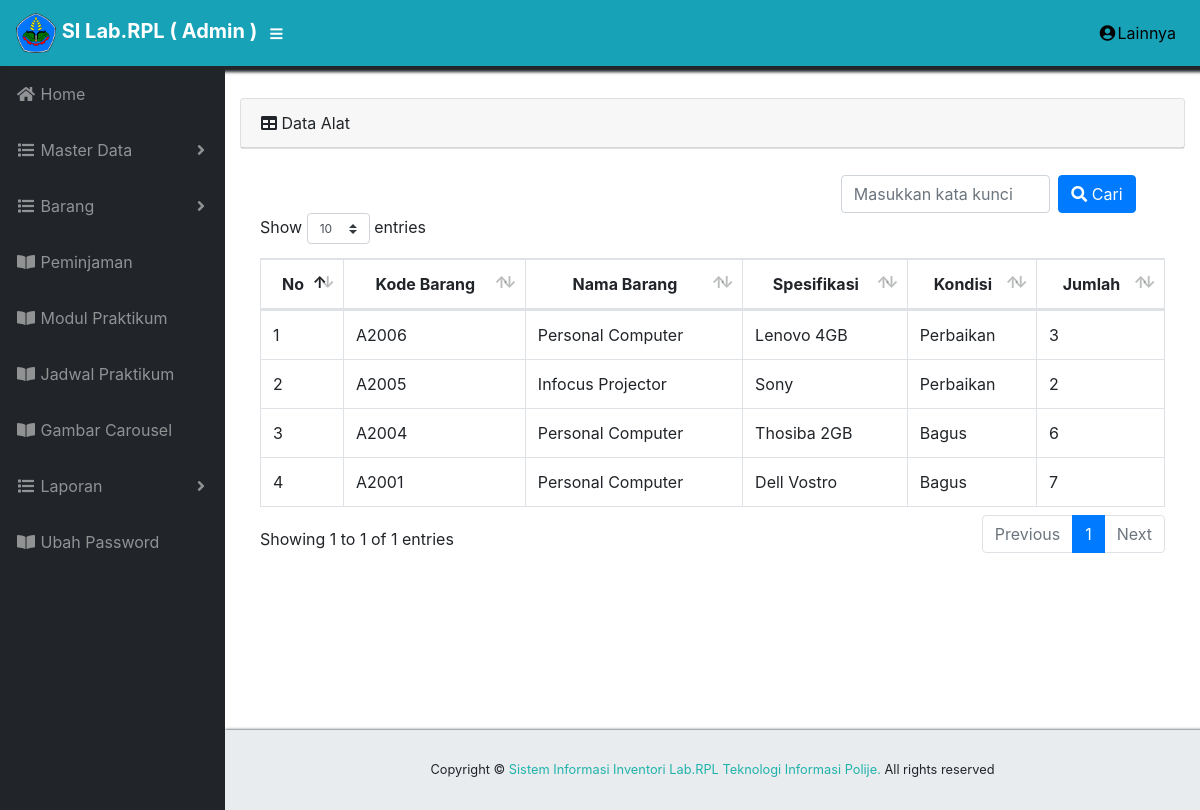
Page /index.php/admin/c_alat on the committed database.
### tables this page shows
CREATE TABLE `tb_alat` (
  `id_alat` int(11) NOT NULL,
  `kode_barang` varchar(30) NOT NULL,
  `nama_barang` varchar(30) NOT NULL,
  `id_spesifikasi` int(11) NOT NULL,
  `id_kondisi` int(11) NOT NULL,
  `jumlah` int(11) NOT NULL
);

CREATE TABLE `tb_spesifikasi` (
  `id_spesifikasi` int(11) NOT NULL,
  `spesifikasi` varchar(30) NOT NULL
);

CREATE TABLE `kondisi_barang` (
  `id_kondisi` int(11) NOT NULL,
  `kondisi` varchar(30) NOT NULL
);

### application/controllers/admin/C_alat.php (called while the page is built, shortened)
<?php
class C_alat extends CI_Controller {
    public function __construct(){
    $this->load->model("m_alat");
    $this->load->library('form_validation');
    $this->load->library('session');
    }
    public function index(){
      $data["tb_alat"] = $this->m_alat->index();
      $this->load->view("admin/v_alat", $data);
    }
    }

### index.php (called while the page is built, shortened)
<?php
require_once BASEPATH.'core/CodeIgniter.php';

### application/models/M_alat.php (called while the page is built, shortened)
<?php defined('BASEPATH') OR exit('No direct script access allowed');
class M_alat extends CI_Model {
    public function index(){
      $this->db->select('*');
      $this->db->from  ('tb_alat');
      $this->db->join  ('tb_spesifikasi', 'tb_spesifikasi.id_spesifikasi = tb_alat.id_spesifikasi');
      $this->db->join  ('kondisi_barang', 'kondisi_barang.id_kondisi = tb_alat.id_kondisi');
      $this->db->order_by('id_alat', 'desc');
        $query= $this->db->get();
        return $query->result();
    }
}

### application/views/admin/v_alat.php (the view, shortened to what this page needs)
 <!DOCTYPE html>
<html lang="en">
 <div id="content-wrapper">
      <div class="container-fluid">
	<div class="card mb-3">
    <div class="card-header">
    <i class="fas fa-table"></i>
	 Data Alat
	</div>
    </div>
	 <?php echo form_open('admin/c_alat/search') ?>
     <div class="row float-right"  style="padding-left: 35px; padding-top: 10px;">
    <input type="text" name="keyword" class="col-md-7 mr-2 form-control" placeholder="Masukkan kata kunci">
    <button type="submit" name="search_submit" class="btn btn-primary"><i class="fas fa-search" ></i> Cari</button>
  <?php echo form_close() ?>
	</div>
		<div class="card-body">
				<div class="table-responsive mt-2">
					<table class="table table-bordered" id="dataTable" width="100%" cellspacing="0">
						<thead >
							<tr>
								<th style="text-align: center">No</th>
								<th style="text-align: center" >Kode Barang</th>
								<th style="text-align: center" >Nama Barang</th>
								<th style="text-align: center" >Spesifikasi</th>
								<th style="text-align: center" >Kondisi</th>
								<th style="text-align: center">Jumlah</th>
							</tr>
						</thead>
			    	<?php $no=1; foreach ( $tb_alat as $masuk ) :?>
							<tbody>
								<tr>
									<td><?php echo $no++; ?></td>
									<td><?php echo $masuk->kode_barang ?></td>
									<td><?php echo $masuk->nama_barang ?></td>
									<td><?php echo $masuk->spesifikasi ?></td>
									<td><?php echo $masuk->kondisi ?></td>
									<td><?php echo $masuk->jumlah ?></td>
								</tr>
							</tbody>
						<?php endforeach;?>
					</table>
				</div>
			</div>
		</div>
	</div>
	</html>

### css/sb-admin.css (style rules this page uses)
html { position: relative; min-height: 100%; }
body { height: 100%; }
#wrapper #content-wrapper { overflow-x: hidden; width: 100%; padding-top: 1rem; padding-bottom: 80px; }
:root { --input-padding-x: 0.75rem; --input-padding-y: 0.75rem; }

### rows in the picture
tb_alat: kode_barang "A2006", nama_barang "Personal Computer", id_spesifikasi.spesifikasi "Lenovo 4GB", id_kondisi.kondisi "Perbaikan", jumlah "3"
tb_alat: kode_barang "A2005", nama_barang "Infocus Projector", id_spesifikasi.spesifikasi "Sony", id_kondisi.kondisi "Perbaikan", jumlah "2"
tb_alat: kode_barang "A2004", nama_barang "Personal Computer", id_spesifikasi.spesifikasi "Thosiba 2GB", id_kondisi.kondisi "Bagus", jumlah "6"
tb_alat: kode_barang "A2001", nama_barang "Personal Computer", id_spesifikasi.spesifikasi "Dell Vostro", id_kondisi.kondisi "Bagus", jumlah "7"
